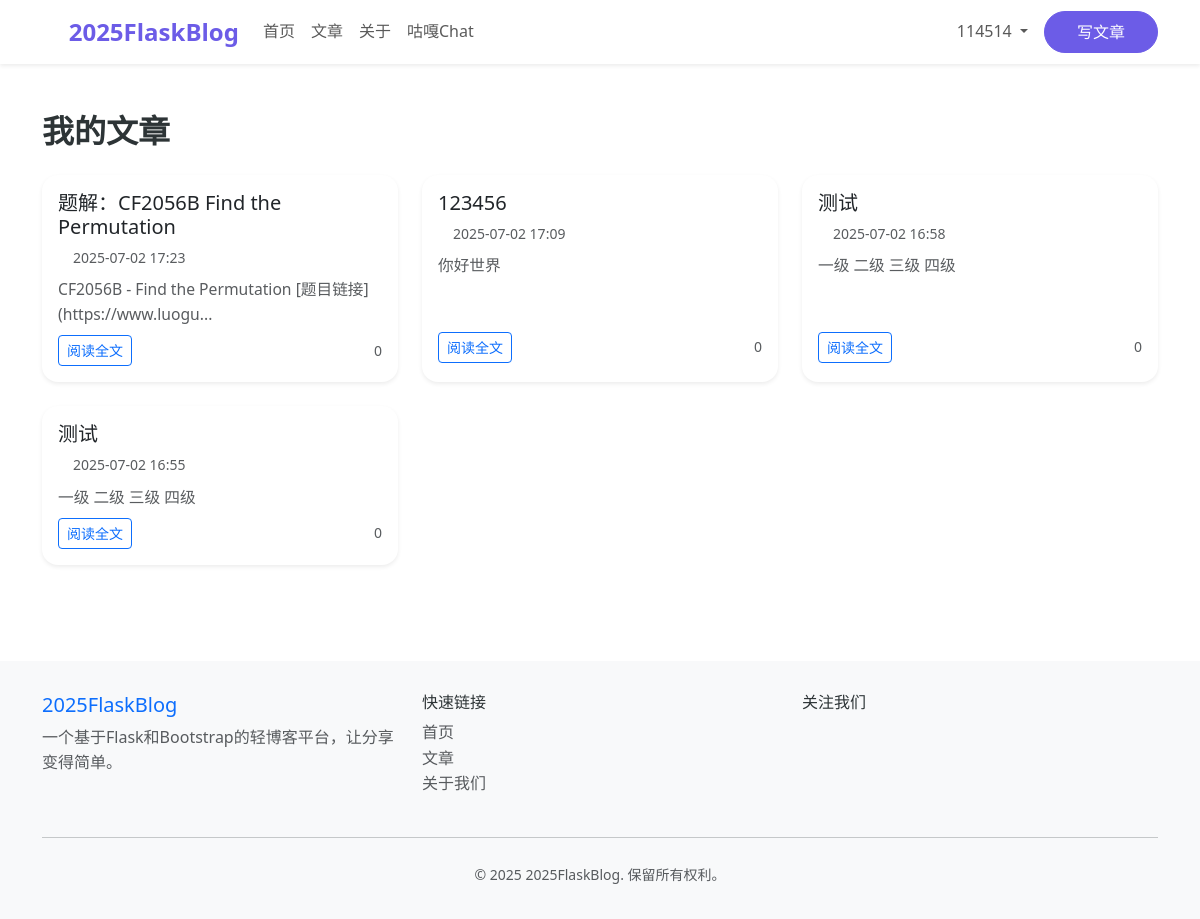
Before: /my_posts (signed in) with the older database file.
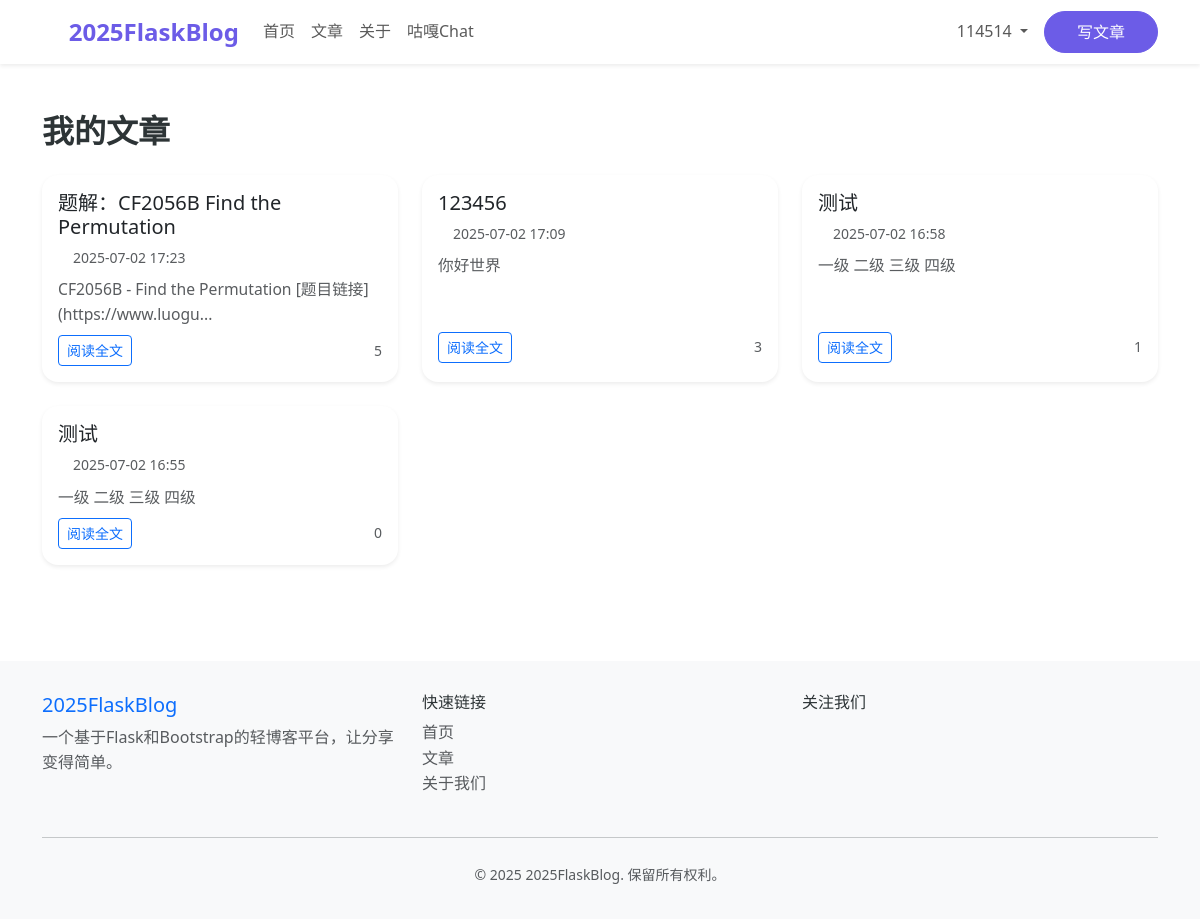
After: the same page with the newer database file.
### app/models.py (models this page shows, shortened)
class Post(db.Model):
    __tablename__ = 'posts'
    id = db.Column(db.Integer, primary_key=True)
    title = db.Column(db.String(120), nullable=False)
    content = db.Column(db.Text, nullable=False)
    summary = db.Column(db.String(255))
    created_at = db.Column(db.DateTime, default=lambda: datetime.now(timezone.utc))
    updated_at = db.Column(db.DateTime, default=lambda: datetime.now(timezone.utc), onupdate=lambda: datetime.now(timezone.utc))
    views = db.Column(db.Integer, default=0)
    author_id = db.Column(db.Integer, db.ForeignKey('users.id'), nullable=False)
    is_published = db.Column(db.Boolean, default=True)
    is_featured = db.Column(db.Boolean, default=False)
    is_deleted = db.Column(db.Boolean, default=False)
    comments = db.relationship('Comment', backref='post', lazy='dynamic', cascade='all, delete-orphan')
    likes = db.relationship('Like', backref='post', lazy='dynamic', cascade='all, delete-orphan')

### app/routes.py (the view)
@main_bp.route('/my_posts')
@login_required
def my_posts():
    posts = Post.query.filter_by(author_id=current_user.id).order_by(Post.created_at.desc()).all()
    return render_template('user/my_posts.html', posts=posts)

### app.py (called while the page is built)
@app.context_processor
def inject_user():
    return dict(current_user=current_user)

### app/__init__.py (called while the page is built)
def create_app(config_class=Config):
    app = Flask(__name__)
    app.config.from_object(config_class)
    db.init_app(app)
    login_manager.init_app(app)
    migrate.init_app(app, db)
    bcrypt.init_app(app)
    login_manager.login_view = 'main.login'
    login_manager.login_message = '请先登录才能访问此页面。'
    login_manager.login_message_category = 'info'
    @login_manager.user_loader
    def load_user(user_id):
        from app.models import User
        return User.query.get(int(user_id))
    from app.routes import main_bp
    from app.guga_chat import guga_chat_bp
    app.register_blueprint(main_bp)
    app.register_blueprint(guga_chat_bp)
    @app.template_filter('nl2br')
    def nl2br_filter(text):
        """将换行符转换为HTML的<br>标签"""
        if text is None:
            return ''
        return text.replace('\n', '<br>')
    return app

### app/templates/user/my_posts.html (shortened to what this page needs)
{% extends 'base.html' %}
{% block content %}
<div class="container py-5">
    <h2 class="fw-bold mb-4">我的文章</h2>
    <div class="row g-4">
        {% if posts %}
            {% for post in posts %}
            <div class="col-md-6 col-lg-4">
                <div class="card h-100 shadow-sm border-0 rounded-4">
                    <div class="card-body d-flex flex-column">
                        <h5 class="card-title mb-2">
                            <a href="{{ url_for('main.post_detail', post_id=post.id) }}" class="text-decoration-none text-dark">
                                {{ post.title }}
                            </a>
                        </h5>
                        <div class="mb-2 text-muted small">
                            <i class="fas fa-clock me-1"></i>{{ post.created_at.strftime('%Y-%m-%d %H:%M') }}
                        </div>
                        <div class="card-text text-muted flex-grow-1 article-preview" style="font-size: 0.98em; max-height: 4.5em; overflow: hidden; text-overflow: ellipsis; display: -webkit-box; -webkit-line-clamp: 3; -webkit-box-orient: vertical;">
                            {{ post.summary or post.content|striptags|truncate(60, True, '...')|replace('#','')|replace('*','')|replace('_','')|replace('`','')|replace('$','') }}
                        </div>
                        <div class="mt-2 d-flex justify-content-between align-items-center">
                            <a href="{{ url_for('main.post_detail', post_id=post.id) }}" class="btn btn-sm btn-outline-primary">阅读全文</a>
                            <div class="text-muted small">
                                <i class="fas fa-eye me-1"></i>{{ post.views or 0 }}
                            </div>
                        </div>
                    </div>
                </div>
            </div>
            {% endfor %}
        {% else %}
            <div class="col-12">
                <div class="alert alert-info text-center mb-0">
                    暂无文章。
                </div>
            </div>
        {% endif %}
    </div>
</div>
{% endblock %}

Changed rows visible on the page:
changed Post "题解：CF2056B Find the Permutation": views "0" → "5"
changed Post "你好世界": views "0" → "3"
changed Post (number 3 of 4 on the later page): views "0" → "1"
